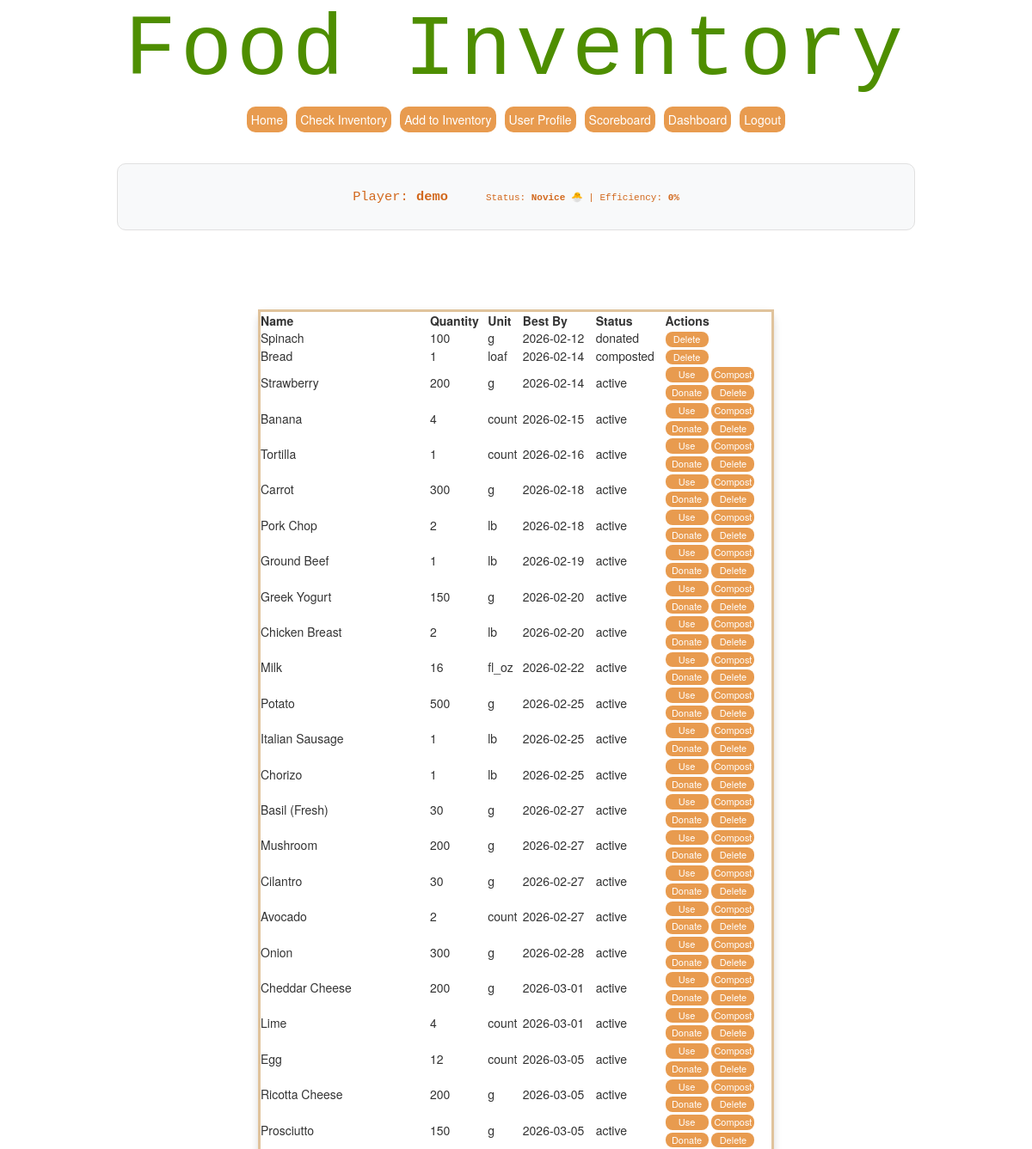
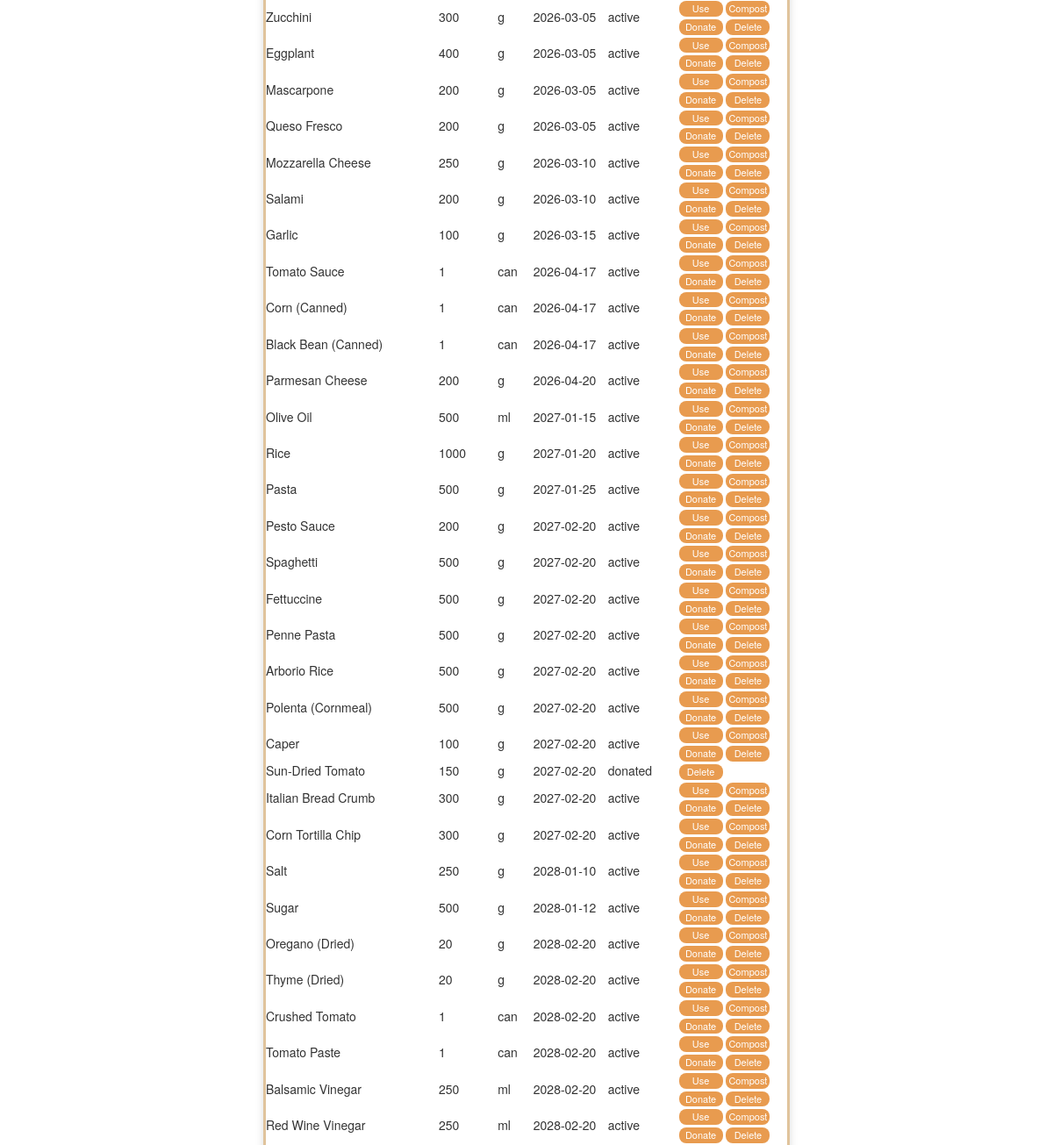
Page /inventory (signed in, upper part) on the earlier database version (2 pictures, top to bottom).
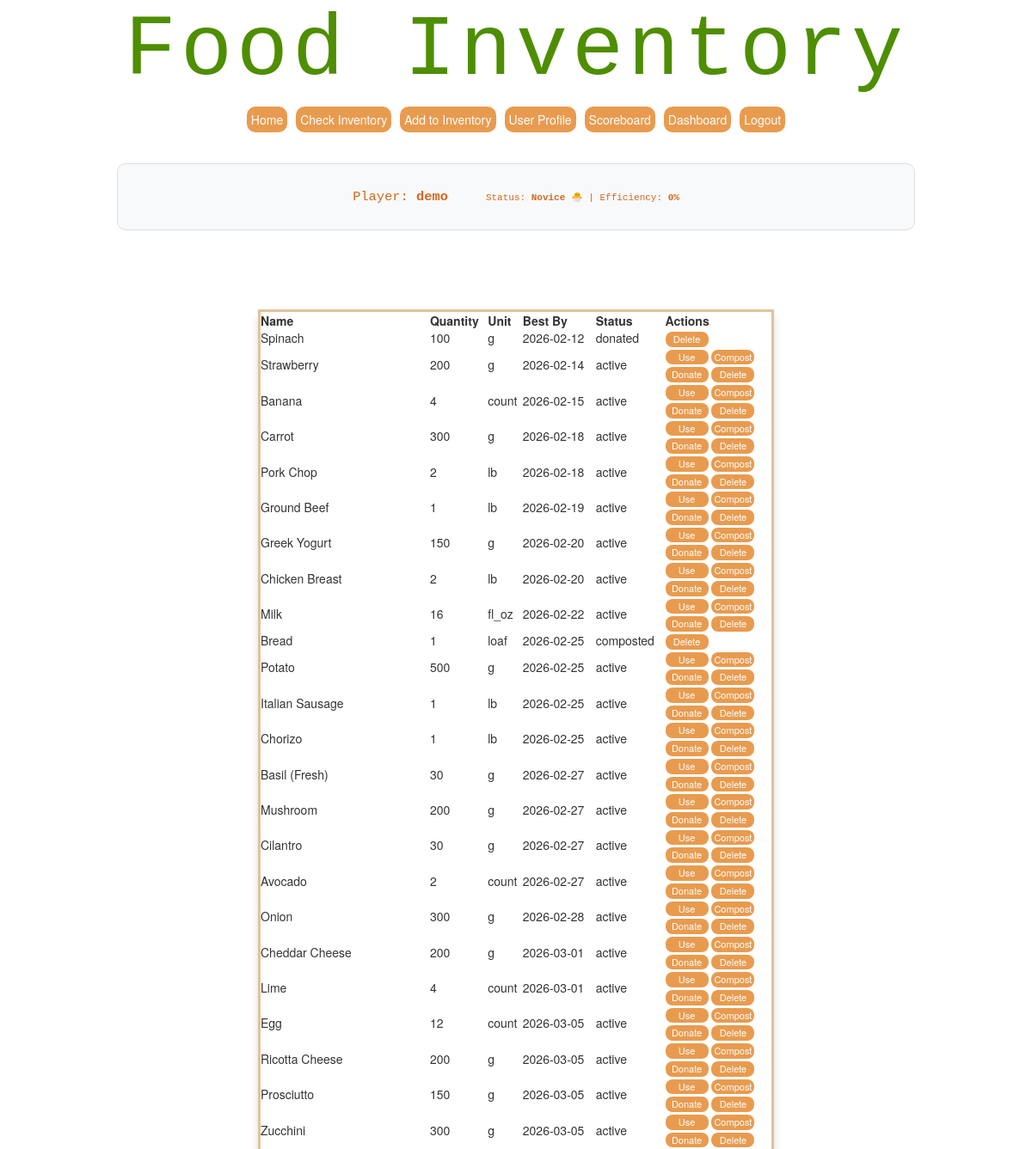
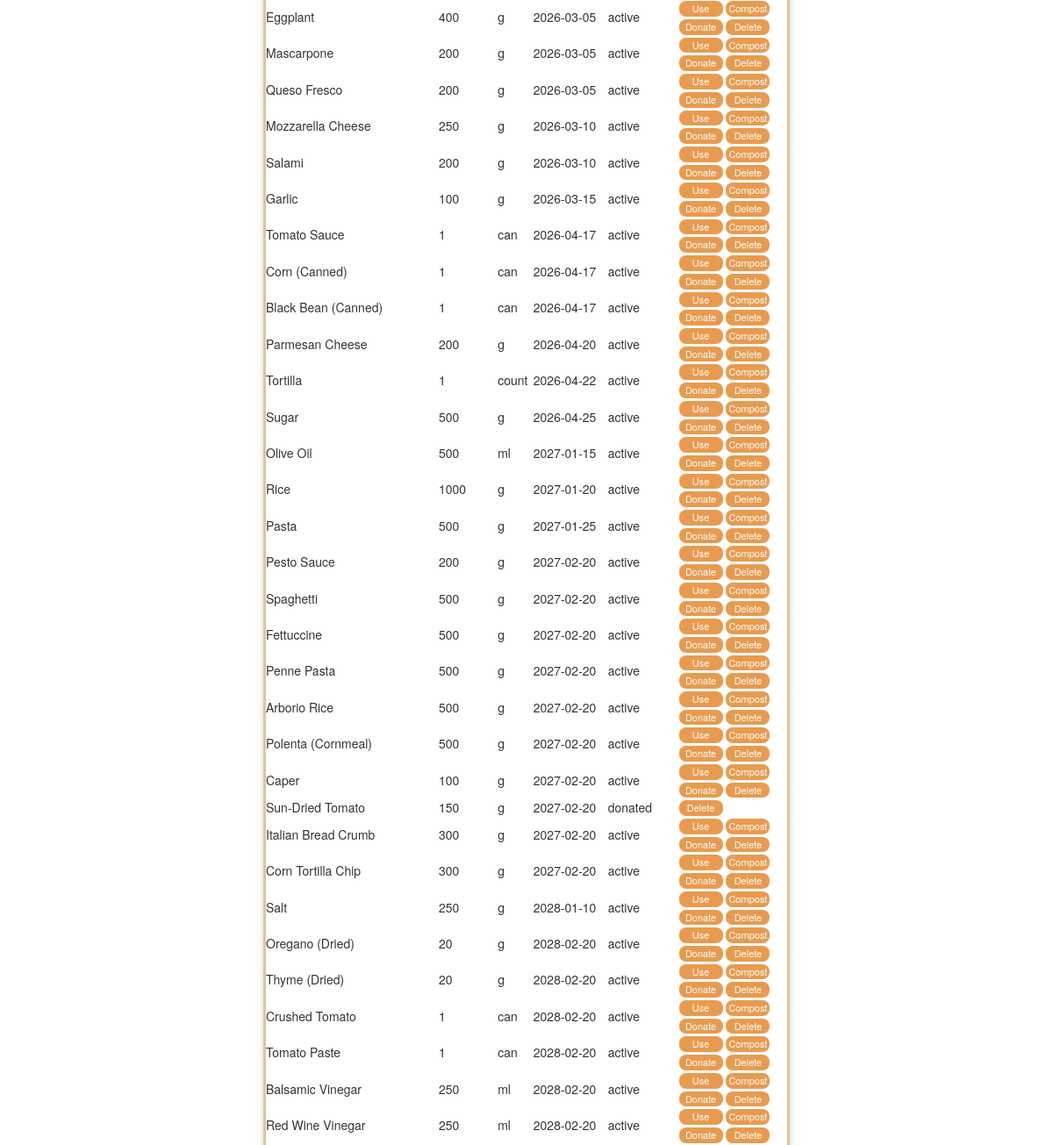
Same page on the later database version (2 pictures, top to bottom).
### tables this page shows
CREATE TABLE players (
    id INTEGER PRIMARY KEY AUTOINCREMENT,
    name TEXT NOT NULL,
    username TEXT NOT NULL UNIQUE,
    password_hash TEXT NOT NULL,
    profile_picture TEXT,
    food_allergies TEXT "", 
    dietary_needs TEXT "",
    score REAL NOT NULL DEFAULT 0
, total_value_acquired REAL DEFAULT 0.0, total_value_saved REAL DEFAULT 0.0);

CREATE TABLE inventory (
    id INTEGER PRIMARY KEY AUTOINCREMENT,
    player_id INTEGER NOT NULL,
    name TEXT NOT NULL,
    category TEXT NOT NULL,
    quantity INTEGER NOT NULL,
    unit TEXT NOT NULL,
    measurement_type TEXT NOT NULL,
    quantity_grams REAL,
    quantity_ml REAL,
    purchase_date TEXT,
    best_by TEXT NOT NULL,
    raw_meat BOOLEAN DEFAULT 0,
    perishable BOOLEAN DEFAULT 1,
    opened BOOLEAN DEFAULT 0,
    donation_allowed BOOLEAN DEFAULT 1,
    decomposition_flag BOOLEAN DEFAULT 0,
    price REAL NOT NULL,
    status TEXT NOT NULL DEFAULT 'active',
    FOREIGN KEY (player_id) REFERENCES players(id)
);

### src/app.py (the view, shortened to what this page needs)
@app.route("/inventory",methods=["GET", "POST"])
@login_required
def inventory_page():
    from openrouterllm import Ai_Chat   #importing everything from openrouterllm
    from validator import recipe_validator #importing everything from openrouterllm
    player_id = session["player_id"]
    db = get_db()
    current_player = db.execute(
        "SELECT * FROM players WHERE id = ?", (player_id,)
    ).fetchone()
    items = db.execute(
        "SELECT * FROM inventory WHERE player_id = ? ORDER BY best_by ASC",
        (player_id,)
    ).fetchall()
    acquired = current_player['total_value_acquired'] or 0
    saved = current_player['total_value_saved'] or 0
    efficiency = (saved / acquired * 100) if acquired > 0 else 0
    tier = get_sustainability_tier(efficiency)
    Response = None     #So errors dont occur
    db.close()
    return render_template(
        "InventoryPage.html",
        items=items,
        current_player=current_player,
        Response=Response,
        efficiency=round(efficiency, 1),
        tier=tier
    )

### src/app.py (called while the page is built)
def get_db():
    conn = sqlite3.connect("src/instance/inventory.db")
    conn.row_factory = sqlite3.Row
    return conn

def get_sustainability_tier(efficiency):
    if efficiency >= 90: return "Eco-Legend 🏆"
    if efficiency >= 75: return "Eco-Warrior 🛡️"
    if efficiency >= 50: return "Apprentice 🌱"
    return "Novice 🐣"

def login_required(f):
    from functools import wraps
    @wraps(f)
    def wrapper(*args, **kwargs):
        if "player_id" not in session:
            return redirect("/login")
        return f(*args, **kwargs)
    return wrapper

### src/templates/InventoryPage.html (shortened to what this page needs)
{% extends '0-MainPageSetup.html' %}
{% block head %}
<link rel="stylesheet" href="{{ url_for('static', filename='css/homestyle.css') }}">
{% endblock %}
{% block body %}
<div class="welcome1">
    <h1>Food Inventory</h1>
    {% include 'Menu.html' %}
</div>
<div class="body">
    <center style="background: #f8f9fa; padding: 15px; border-radius: 10px; margin-bottom: 20px; border: 1px solid #e0e0e0;">
        <p class="text" style="font-size: 1.1em; margin: 0;">
            Player: <strong>{{ current_player.name }}</strong>
        </p>
        <p class="text" style="margin: 5px 0 0 0;">
            Status: <strong>{{ tier }}</strong> | Efficiency: <strong>{{ efficiency }}%</strong>
        </p>
    </center>
</div>
<div class="body">
    <div class="table-container">
        <table class="kawaii-table-wider" id="inventoryTable">
            <thead>
                <tr>
                    <th>Name</th>
                    <th>Quantity</th>
                    <th>Unit</th>
                    <th>Best By</th>
                    <th>Status</th>
                    <th>Actions</th>
                </tr>
            </thead>
            <tbody>
                {% for item in items %}
                <tr>
                    <td data-label="Name:">{{ item.name }}</td>
                    <td data-label="Quantity:">{{ item.quantity }}</td>
                    <td data-label="Unit:">{{ item.unit }}</td>
                    <td data-label="Best By Date:">{{ item.best_by }}</td>
                    <td data-label="Status:">{{ item.status }}</td>
                    <td>
                        {% if item.status == 'active' %}
                            <form action="{{ url_for('use_item', item_id=item.id, player_id=current_player.id) }}" method="POST" style="display:inline;">
                                <button type="submit" class="kawaii-lil-action-btn">Use</button>
                            </form>
                            <form action="{{ url_for('compost_item', item_id=item.id, player_id=current_player.id) }}" method="POST" style="display:inline;">
                                <button type="submit" class="kawaii-lil-action-btn">Compost</button>
                            </form><br>
                            <form action="{{ url_for('donate_item', item_id=item.id, player_id=current_player.id) }}" method="POST" style="display:inline;">
                                <button type="submit" class="kawaii-lil-action-btn">Donate</button>
                            </form>
                            <form action="{{ url_for('delete_item', item_id=item.id, player_id=current_player.id) }}" method="POST" style="display:inline;">
                                <button type="submit" class="kawaii-lil-action-btn">Delete</button>
                            </form>
                        {% endif %}
                        {% if item.status == 'composted' %}
                            <form action="{{ url_for('delete_item', item_id=item.id, player_id=current_player.id) }}" method="POST" style="display:inline;">
                                <button type="submit" class="kawaii-lil-action-btn">Delete</button>
                            </form>
                        {% endif %}
                        {% if item.status == 'donated' %}
                            <form action="{{ url_for('delete_item', item_id=item.id, player_id=current_player.id) }}" method="POST" style="display:inline;">
                                <button type="submit" class="kawaii-lil-action-btn">Delete</button>
                            </form>
                        {% endif %}
                    </td>
                </tr>
                {% endfor %}
            </tbody>
        </table>
    </div>
    <br /><br />
</div>
{% endblock %}

### src/templates/0-MainPageSetup.html (shortened to what this page needs)
<!DOCTYPE html>
<html>
<head>
    <link rel ="stylesheet" href="{{url_for('static',filename='css/mainstyle.css') }}">
    <link rel="stylesheet" href="https://maxcdn.bootstrapcdn.com/bootstrap/3.4.0/css/bootstrap.min.css">
    {%block head%}{%endblock%}
</head>
<body>
    {%block body%}
    {%endblock%}
</body>
</html>

### src/templates/Menu.html
<div class="kuwaii_menu_row">
    <a href="{{ url_for('home_page') }}" class="text">
        <button type="submit" class="kawaii-lil-btn" width="25px">Home</button>
    </a>
    <a href="{{ url_for('inventory_page') }}" class="text">
        <button type="submit" class="kawaii-lil-btn" width="25px">Check Inventory</button>
    </a>
    <a href="{{ url_for('add_item_page') }}" class="text">
        <button type="submit" class="kawaii-lil-btn">Add to Inventory</button>
    </a>
    <a href="{{ url_for('userprofile') }}" class="text">
        <button type="submit" class="kawaii-lil-btn">User Profile</button>
    </a>
    <a href="{{ url_for('scoreboard') }}" class="text">
        <button class="kawaii-lil-btn">Scoreboard</button>
    </a>
    <a href="{{ url_for('dashboard') }}" class="text">
        <button type="submit" class="kawaii-lil-btn">Dashboard</button>
    </a>
    <a href="{{ url_for('logout') }}" class="text">
        <button type="submit" class="kawaii-lil-btn">Logout</button>
    </a>
</div>

### src/static/css/mainstyle.css (style rules this page uses)
* { margin: 0; padding: 0; box-sizing: border-box; }
body { font-family: 'Andale Mono', 'Courier New', monospace; }
.body { width: 100%; max-width: 600px; margin: 0 auto; padding: 16px; }
.body .text { font-family: 'Andale Mono', 'Courier New', monospace; display: inline-block; text-align: center; padding: 12px 20px; margin: 10px auto; color: chocolate; font-size: 1.1rem; }

### src/static/css/homestyle.css (style rules this page uses)
* { margin: 0; padding: 0; box-sizing: border-box; }
.body { width: 100%; max-width: 80%; margin: 0 auto; padding: 16px; }
.table-container { width: 100%; max-width: 1430px; margin: 0 auto; display: flex; justify-content: center; overflow-x: auto; padding-bottom: 10px; }
.kuwaii_menu_row { display: flex; gap: 10px; justify-content: center; }
.welcome1 { text-align: center; margin-bottom: 20px; }
.welcome1 h1 { display: inline-block; font-size: clamp(100px, 10vw, 80px); color: #4e8e00; font-family: 'Andale Mono', 'Courier New', monospace; overflow: hidden; white-space: normal; margin: 5px ; letter-spacing: 0.05em; animation: typing 3.5s steps(23, end),blink-caret 1s step-end infinite; }
.body .text { font-family: 'Andale Mono', 'Courier New', monospace; display: inline-block; text-align: center; padding: 12px 20px; margin: 10px auto; color: chocolate; font-size: 1.1rem; }
.kawaii-lil-action-btn { width: 50px; padding: 1px; background-color: #e89b4f; border: none; border-radius: 8px; color: white; font-size: 11px; cursor: pointer; transition: 0.2s; }
.kawaii-table-wider { width: 600px; margin: 40px auto; padding: 25px; background: ##e89b4f; border: 3px solid #e0c39c; border-radius: 12px; box-shadow: 0 4px 10px rgba(0,0,0,0.15); }
.kawaii-lil-btn { width: 100%; padding:5px; background-color: #e89b4f; border: none; border-radius: 10px; color: white; font-size: 14px; cursor: pointer; transition: 0.2s; }
body { padding-bottom: 60px; }

Differences in the rows shown:
changed inventory "Bread": best_by "2026-02-14" → "2026-02-25"; moves down the list
changed inventory "Tortilla": best_by "2026-02-16" → "2026-04-22"; moves down the list
changed inventory "Sugar": best_by "2028-01-12" → "2026-04-25"; moves up the list
